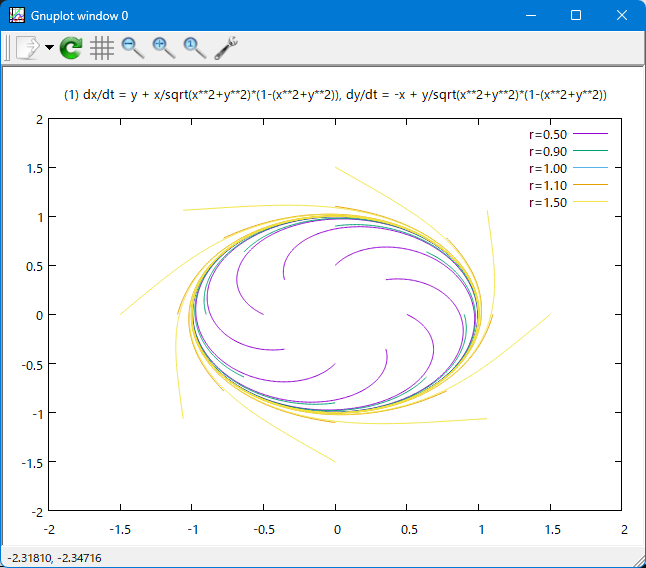

The script that drew this image:
set title '(1) dx/dt = y + x/sqrt(x**2+y**2)*(1-(x**2+y**2)), dy/dt = -x + y/sqrt(x**2+y**2)*(1-(x**2+y**2))'
set xrange[-2:2]
set yrange[-2:2]
plot \
'kadai3-2_sys1.dat' using 2:3 with lines linecolor 1 title 'r=0.50', \
'kadai3-2_sys1.dat' using 4:5 with lines linecolor 1 notitle, \
'kadai3-2_sys1.dat' using 6:7 with lines linecolor 1 notitle, \
'kadai3-2_sys1.dat' using 8:9 with lines linecolor 1 notitle, \
'kadai3-2_sys1.dat' using 10:11 with lines linecolor 1 notitle, \
'kadai3-2_sys1.dat' using 12:13 with lines linecolor 1 notitle, \
'kadai3-2_sys1.dat' using 14:15 with lines linecolor 1 notitle, \
'kadai3-2_sys1.dat' using 16:17 with lines linecolor 1 notitle, \
'kadai3-2_sys1.dat' using 18:19 with lines linecolor 2 title 'r=0.90', \
'kadai3-2_sys1.dat' using 20:21 with lines linecolor 2 notitle, \
'kadai3-2_sys1.dat' using 22:23 with lines linecolor 2 notitle, \
'kadai3-2_sys1.dat' using 24:25 with lines linecolor 2 notitle, \
'kadai3-2_sys1.dat' using 26:27 with lines linecolor 2 notitle, \
'kadai3-2_sys1.dat' using 28:29 with lines linecolor 2 notitle, \
'kadai3-2_sys1.dat' using 30:31 with lines linecolor 2 notitle, \
'kadai3-2_sys1.dat' using 32:33 with lines linecolor 2 notitle, \
'kadai3-2_sys1.dat' using 34:35 with lines linecolor 3 title 'r=1.00', \
'kadai3-2_sys1.dat' using 36:37 with lines linecolor 3 notitle, \
'kadai3-2_sys1.dat' using 38:39 with lines linecolor 3 notitle, \
'kadai3-2_sys1.dat' using 40:41 with lines linecolor 3 notitle, \
'kadai3-2_sys1.dat' using 42:43 with lines linecolor 3 notitle, \
'kadai3-2_sys1.dat' using 44:45 with lines linecolor 3 notitle, \
'kadai3-2_sys1.dat' using 46:47 with lines linecolor 3 notitle, \
'kadai3-2_sys1.dat' using 48:49 with lines linecolor 3 notitle, \
'kadai3-2_sys1.dat' using 50:51 with lines linecolor 4 title 'r=1.10', \
'kadai3-2_sys1.dat' using 52:53 with lines linecolor 4 notitle, \
'kadai3-2_sys1.dat' using 54:55 with lines linecolor 4 notitle, \
'kadai3-2_sys1.dat' using 56:57 with lines linecolor 4 notitle, \
'kadai3-2_sys1.dat' using 58:59 with lines linecolor 4 notitle, \
'kadai3-2_sys1.dat' using 60:61 with lines linecolor 4 notitle, \
'kadai3-2_sys1.dat' using 62:63 with lines linecolor 4 notitle, \
'kadai3-2_sys1.dat' using 64:65 with lines linecolor 4 notitle, \
'kadai3-2_sys1.dat' using 66:67 with lines linecolor 5 title 'r=1.50', \
'kadai3-2_sys1.dat' using 68:69 with lines linecolor 5 notitle, \
'kadai3-2_sys1.dat' using 70:71 with lines linecolor 5 notitle, \
'kadai3-2_sys1.dat' using 72:73 with lines linecolor 5 notitle, \
'kadai3-2_sys1.dat' using 74:75 with lines linecolor 5 notitle, \
'kadai3-2_sys1.dat' using 76:77 with lines linecolor 5 notitle, \
'kadai3-2_sys1.dat' using 78:79 with lines linecolor 5 notitle, \
'kadai3-2_sys1.dat' using 80:81 with lines linecolor 5 notitle
